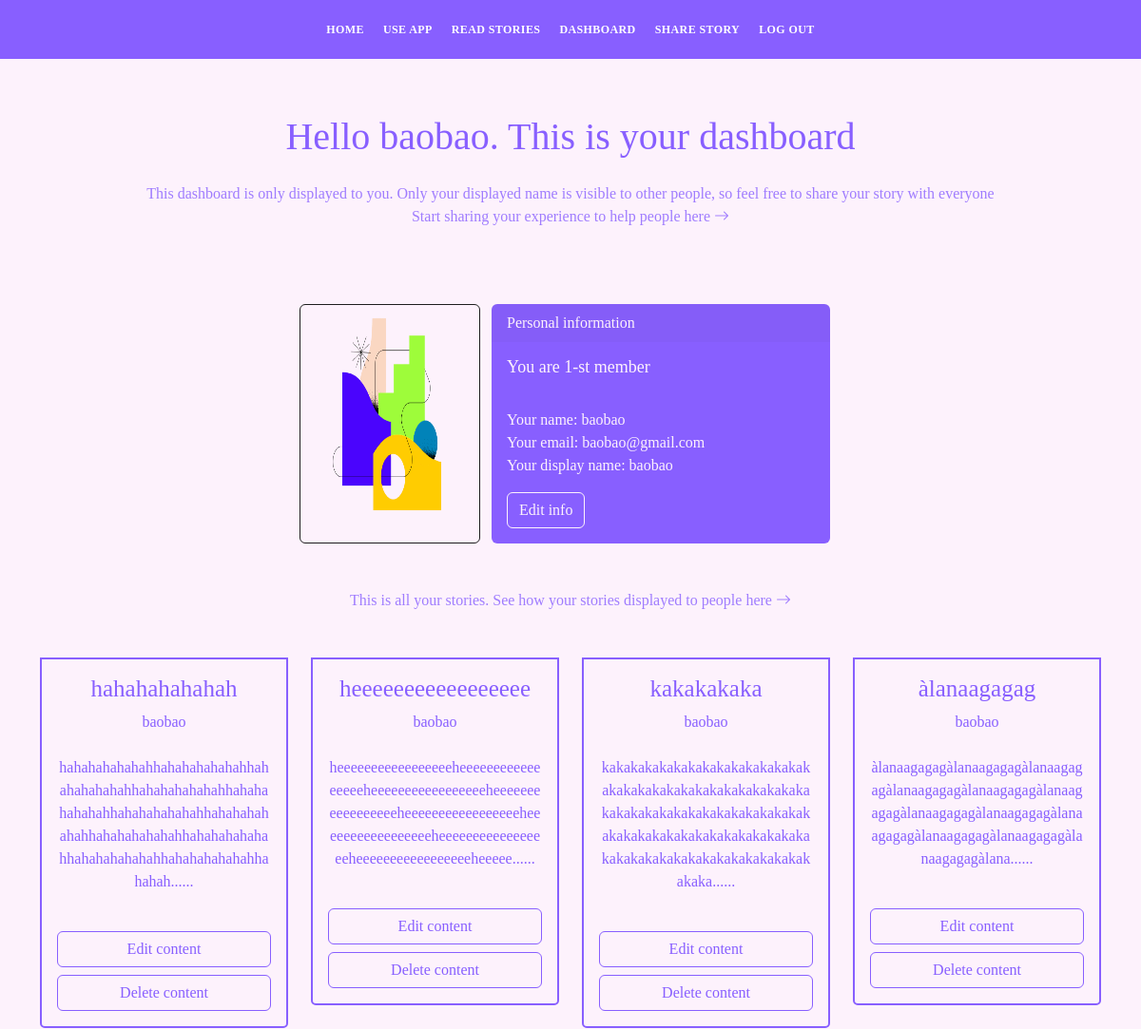
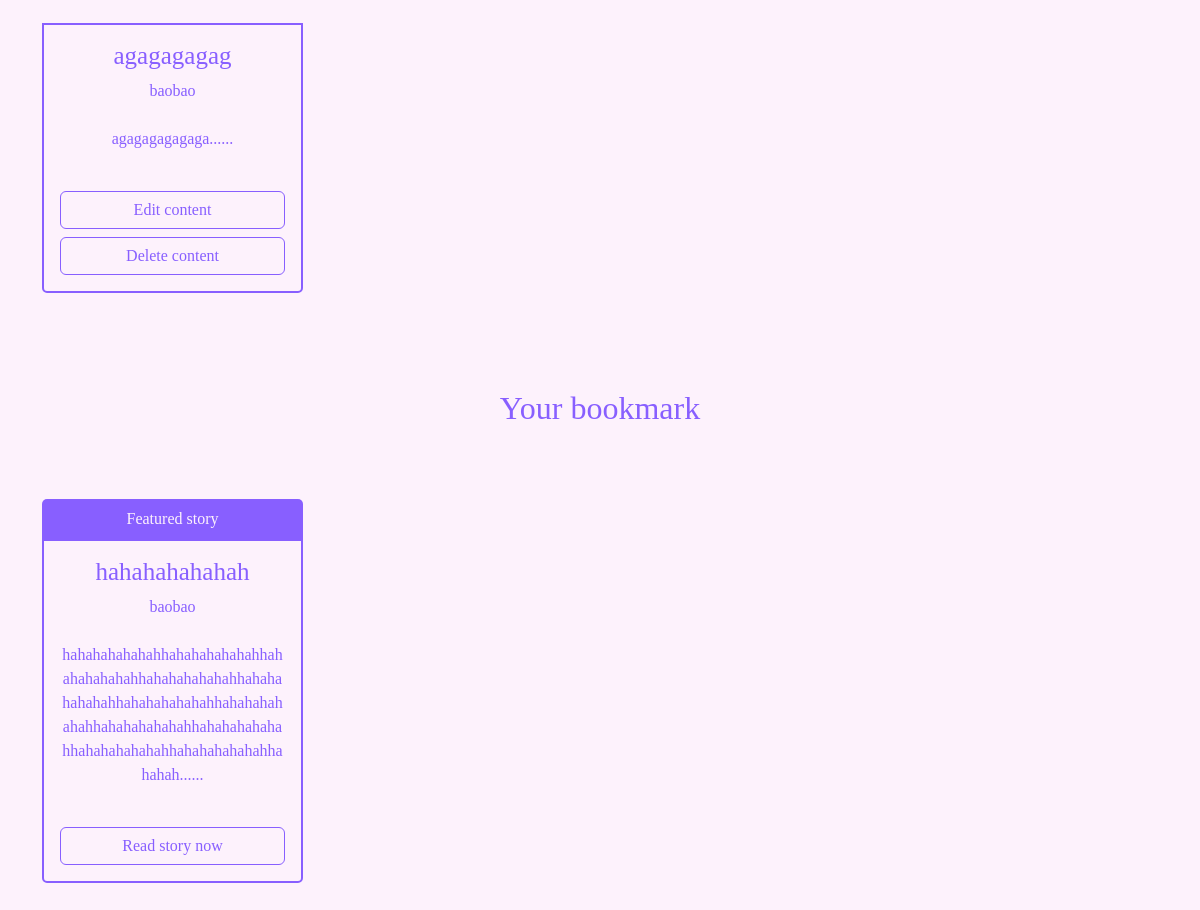
The app's page /dashboard/1 (signed in), older data (2 pictures, top to bottom).
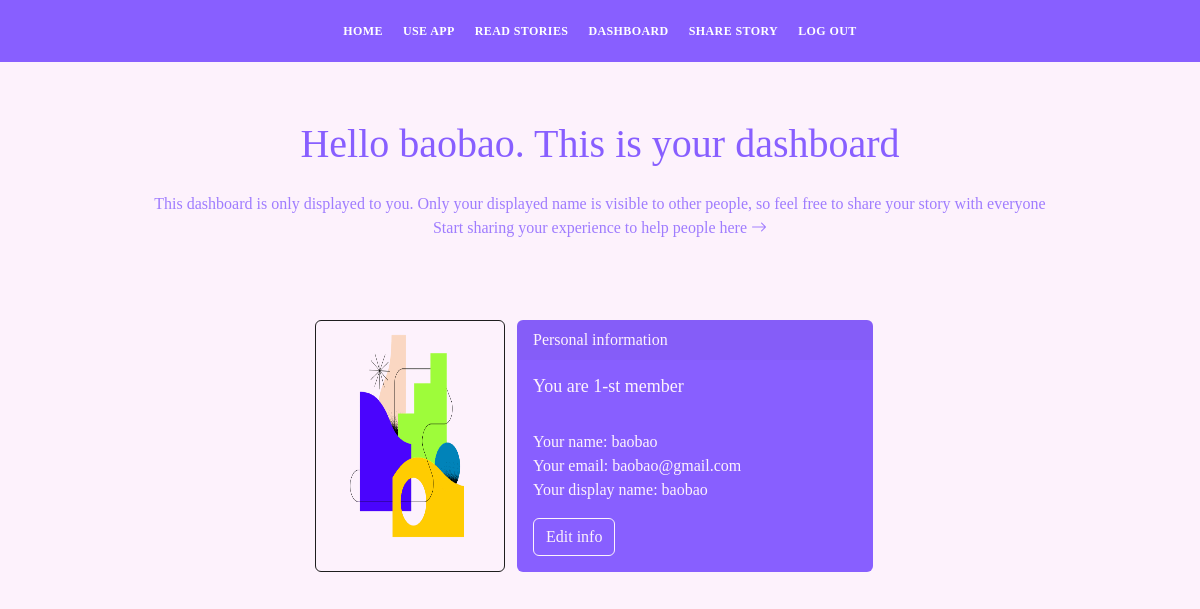
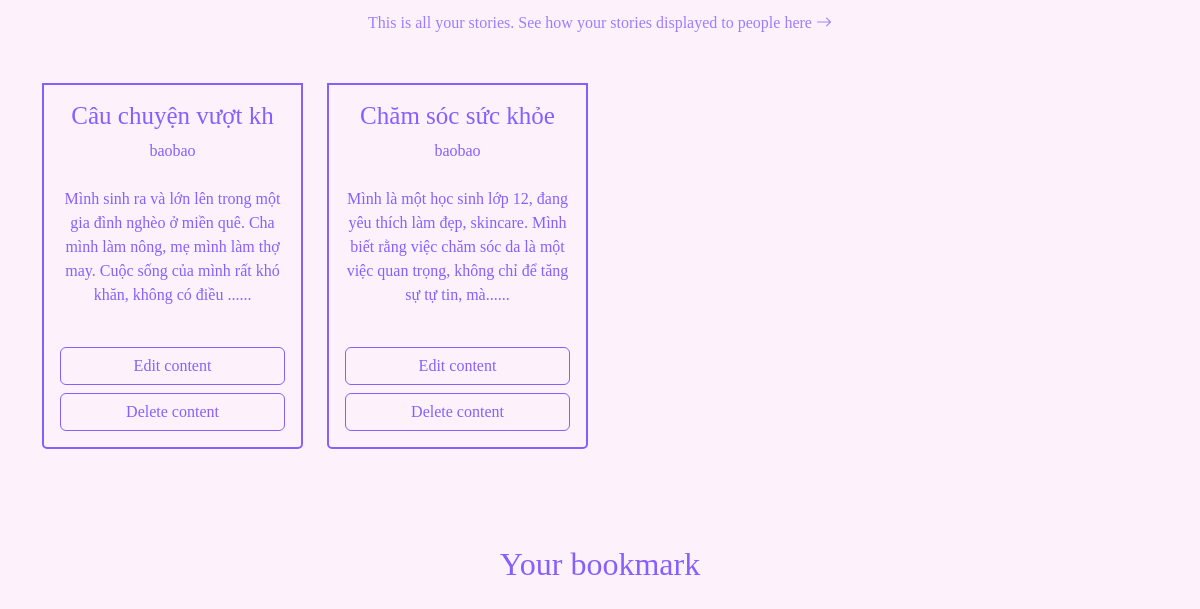
The same page, newer data (2 pictures, top to bottom).
### app.py (models this page shows, shortened)
class Blogs(db.Model):
    id = db.Column(db.Integer, primary_key=True)
    title = db.Column(db.String(255), nullable=False)
    content = db.Column(db.Text, nullable=False)
    date_posted = db.Column(db.DateTime, default=datetime.utcnow)
    blog_commented = db.relationship('Comments', backref='blog_commented')
    blog_reacted = db.relationship('Reactions', backref='blog_reacted')
    tags = db.relationship('Tags', backref='blog_tags')
    blog_bookmarked = db.relationship('BookMarks', backref='blog_bookmarked')
    blog_category = db.relationship('Categories', backref='blog_category')
    poster_id = db.Column(db.Integer, db.ForeignKey('users.id'))

class Users(db.Model, UserMixin):
    id = db.Column(db.Integer, primary_key=True)
    name = db.Column(db.String(200), nullable=False)
    email =  db.Column(db.String(120), nullable=False, unique=True)
    user_name = db.Column(db.String(120), nullable=False)
    password_hash = db.Column(db.String(200))
    posts = db.relationship('Blogs', backref='poster')
    comments = db.relationship('Comments', backref='commenter')
    reacts = db.relationship('Reactions', backref='reacter')
    bookmarks = db.relationship('BookMarks', backref='bookmarker')
    @property
    def password():
        raise AttributeError('password is not a readable attribute')
    date_added = db.Column(db.DateTime, default=datetime.utcnow)

class BookMarks(db.Model):
    id = db.Column(db.Integer, primary_key=True)
    bookmark_state = db.Column(db.String(255), nullable=False)
    date_posted = db.Column(db.DateTime, default=datetime.utcnow)
    bookmarker_id = db.Column(db.Integer, db.ForeignKey('users.id'))
    blog_id = db.Column(db.Integer, db.ForeignKey('blogs.id'))

### app.py (the view)
@app.route("/dashboard/<int:id>", methods=["GET", "POST"])
@login_required
def dashboard(id):
    user = Users.query.get_or_404(id)
    all_blogs = Blogs.query.order_by(Blogs.date_posted)
    bookmarks = BookMarks.query.order_by(BookMarks.date_posted)
    return render_template('dashboard.html', user=user, all_blogs=all_blogs, bookmarks=bookmarks)

### app.py (called while the page is built)
@app.context_processor
def base():
    form = SearchForm()
    return dict(form=form)

@login_manager.user_loader
def load_user(user_id):
    return Users.query.get(int(user_id))

### templates/dashboard.html (shortened to what the changed rows need)
{% include 'navbar.html' %}
<div id="hero" class="hero route bg-image">
    <div class="hero-content display-table">
        <div class="table-cell-2">
            <h1 class="text-purple"> Hello {{user.name}}. This is your dashboard</h1>
            <div class="container mt-4">
                <div class="row mt-4">
                    {% for blog in all_blogs %}
                        {% if blog.poster.id == current_user.id %}
                            <div class="col-3 mt-4">
                                <div class="card">
                                    <div class="card-body card-primary-color">
                                        <h3 class="card-title-blog">{{blog.title[:20]}}</h3>
                                        <a href="{{url_for('other_user_blogs', id=blog.poster.id)}}"><p class="card-text">{{blog.poster.user_name}}</p></a>
                                        <p class="card-text mt-4">{{blog.content[:150]}}......</p>
                                        <br>
                                        <div class="d-grid gap-2">
                                            <a href="{{url_for('edit_blog', id=blog.id)}}" class="btn btn-outline-primary">Edit content</a>
                                            <a class="btn btn-outline-primary" data-bs-toggle="modal" data-bs-target="#deleteModal">Delete content</a>
                                        </div>
                                    </div>
                                </div>
                            </div>
                        {% endif %}
                    {% endfor %}
                </div>
            </div>
            <br><br><br>
            <br>
            <h2 class="text-purple">Your bookmark</h2>
            <div class="container mt-5">
                <div class="row">
                    {% for bookmark in bookmarks %}
                        {% if bookmark.bookmarker.id == current_user.id %}
                                <div class="col-3 mt-4">
                                    <div class="card">
                                        <div class="card-header card-secondary-color">
                                            Featured story
                                        </div>
                                        <div class="card-body card-primary-color">
                                            <h3 class="card-title-blog">{{bookmark.blog_bookmarked.title[:20]}}</h3>
                                            <a href="{{url_for('other_user_blogs', id=bookmark.bookmarker.id)}}"><p class="card-text">{{bookmark.bookmarker.user_name}}</p></a>
                                            <p class="card-text mt-4">{{bookmark.blog_bookmarked.content[:150]}}......</p>
                                            <br>
                                            <div class="d-grid gap-2">
                                                <a href="{{url_for('blog', id=bookmark.blog_bookmarked.id)}}" class="btn btn-outline-primary">Read story now</a>
                                            </div>
                                        </div>
                                    </div>
                                </div>
                        {% endif %}
                    {% endfor %}
                </div>
            </div>
            <br><br><br>
        </div>
    </div>
</div>

Row changes from the older to the newer data that the page shows:
removed Blogs: title "hahahahahahah", poster.user_name "baobao", content "hahahahahahahhahahahahahahhahahahahahahhahahahahahahhahahahahahahhahahahahahahhahahahahahahhahahahahahahhahahahahahahhahahahahahahhahahahahahahhahahah"
removed Blogs: title "heeeeeeeeeeeeeeeee", poster.user_name "baobao", content "heeeeeeeeeeeeeeeeeheeeeeeeeeeeeeeeeeheeeeeeeeeeeeeeeeeheeeeeeeeeeeeeeeeeheeeeeeeeeeeeeeeeeheeeeeeeeeeeeeeeeeheeeeeeeeeeeeeeeeeheeeeeeeeeeeeeeeeeheeeee"
no longer on this page (row edited): Blogs: title "kakakakaka", poster.user_name "baobao", content "kakakakakakakakakakakakakakakakakakakakakakakakakakakakakakakakakakakakakakakakakakakakakakakakakakakakakakakakakakakakakakakakakakakakakakakakakakaka"
removed Blogs: title "àlanaagagag", poster.user_name "baobao", content "àlanaagagagàlanaagagagàlanaagagagàlanaagagagàlanaagagagàlanaagagagàlanaagagagàlanaagagagàlanaagagagàlanaagagagàlanaagagagàlanaagagagàlana"
removed Blogs: title "agagagagag", poster.user_name "baobao", content "agagagagagaga"
no longer on this page (row edited): BookMarks: blog_bookmarked "hahahahahahah", bookmarker.user_name "baobao", blog_bookmarked "hahahahahahahhahahahahahahhahahahahahahhahahahahahahhahahahahahahhahahahahahahhahahahahahahhahahahahahahhahahahahahahhahahahahahahhahahahahahahhahahah"
added Blogs: title "Câu chuyện vượt kh", poster.user_name "baobao", content "Mình sinh ra và lớn lên trong một gia đình nghèo ở miền quê. Cha mình làm nông, mẹ mình làm thợ may. Cuộc sống của mình rất khó khăn, không có điều"
added Blogs: title "Chăm sóc sức khỏe", poster.user_name "baobao", content "Mình là một học sinh lớp 12, đang yêu thích làm đẹp, skincare. Mình biết rằng việc chăm sóc da là một việc quan trọng, không chỉ để tăng sự tự tin, mà"
